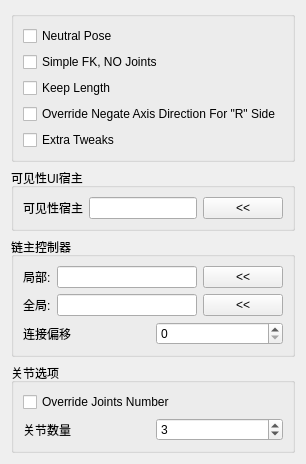
<?xml version="1.0" encoding="UTF-8"?>
<ui version="4.0">
 <class>Form</class>
 <widget class="QWidget" name="Form">
  <property name="geometry">
   <rect>
    <x>0</x>
    <y>0</y>
    <width>302</width>
    <height>426</height>
   </rect>
  </property>
  <property name="windowTitle">
   <string>表单</string>
  </property>
  <layout class="QGridLayout" name="gridLayout">
   <item row="4" column="0">
    <spacer name="verticalSpacer">
     <property name="orientation">
      <enum>Qt::Vertical</enum>
     </property>
     <property name="sizeHint" stdset="0">
      <size>
       <width>20</width>
       <height>40</height>
      </size>
     </property>
    </spacer>
   </item>
   <item row="3" column="0">
    <widget class="QGroupBox" name="groupBox_2">
     <property name="title">
      <string>关节选项</string>
     </property>
     <layout class="QGridLayout" name="gridLayout_3">
      <item row="0" column="0">
       <widget class="QCheckBox" name="overrideJntNb_checkBox">
        <property name="text">
         <string notr="true">Override Joints Number</string>
        </property>
       </widget>
      </item>
      <item row="1" column="0">
       <layout class="QHBoxLayout" name="horizontalLayout">
        <item>
         <widget class="QLabel" name="jntNb_label">
          <property name="text">
           <string>关节数量</string>
          </property>
         </widget>
        </item>
        <item>
         <widget class="QSpinBox" name="jntNb_spinBox">
          <property name="minimum">
           <number>1</number>
          </property>
          <property name="value">
           <number>3</number>
          </property>
         </widget>
        </item>
       </layout>
      </item>
     </layout>
    </widget>
   </item>
   <item row="2" column="0">
    <widget class="QGroupBox" name="groupBox_3">
     <property name="sizePolicy">
      <sizepolicy hsizetype="Minimum" vsizetype="Minimum">
       <horstretch>0</horstretch>
       <verstretch>0</verstretch>
      </sizepolicy>
     </property>
     <property name="title">
      <string>链主控制器</string>
     </property>
     <layout class="QGridLayout" name="gridLayout_4">
      <item row="1" column="0">
       <layout class="QHBoxLayout" name="horizontalLayout_4">
        <item>
         <widget class="QLabel" name="label_3">
          <property name="text">
           <string>全局:</string>
          </property>
         </widget>
        </item>
        <item>
         <widget class="QLineEdit" name="masterGlobal_lineEdit"/>
        </item>
        <item>
         <widget class="QPushButton" name="masterGlobal_pushButton">
          <property name="text">
           <string>&lt;&lt;</string>
          </property>
         </widget>
        </item>
       </layout>
      </item>
      <item row="0" column="0">
       <layout class="QHBoxLayout" name="horizontalLayout_2">
        <item>
         <widget class="QLabel" name="label">
          <property name="text">
           <string>局部:</string>
          </property>
         </widget>
        </item>
        <item>
         <widget class="QLineEdit" name="masterLocal_lineEdit"/>
        </item>
        <item>
         <widget class="QPushButton" name="masterLocal_pushButton">
          <property name="text">
           <string>&lt;&lt;</string>
          </property>
         </widget>
        </item>
       </layout>
      </item>
      <item row="2" column="0">
       <layout class="QHBoxLayout" name="horizontalLayout_5">
        <item>
         <widget class="QLabel" name="jntNb_label_2">
          <property name="text">
           <string>连接偏移</string>
          </property>
         </widget>
        </item>
        <item>
         <widget class="QSpinBox" name="cnxOffset_spinBox">
          <property name="toolTip">
           <string>&lt;html&gt;&lt;head/&gt;&lt;body&gt;&lt;p&gt;偏移主链和从链之间连接的索引值。例如，如果从链需要从主链的第二段开始旋转，则偏移值为 1。&lt;/p&gt;&lt;p&gt;&lt;span style=&quot; font-weight:600;&quot;&gt;警告&lt;/span&gt;：如果连接超出索引范围，将回退到连接主链的最新分段&lt;/p&gt;&lt;/body&gt;&lt;/html&gt;</string>
          </property>
          <property name="minimum">
           <number>0</number>
          </property>
          <property name="maximum">
           <number>9999</number>
          </property>
          <property name="value">
           <number>0</number>
          </property>
         </widget>
        </item>
       </layout>
      </item>
     </layout>
    </widget>
   </item>
   <item row="0" column="0">
    <widget class="QGroupBox" name="groupBox">
     <property name="title">
      <string/>
     </property>
     <layout class="QGridLayout" name="gridLayout_2">
      <item row="0" column="0">
       <layout class="QVBoxLayout" name="verticalLayout">
        <item>
         <widget class="QCheckBox" name="neutralPose_checkBox">
          <property name="text">
           <string notr="true">Neutral Pose</string>
          </property>
         </widget>
        </item>
        <item>
         <widget class="QCheckBox" name="simpleFK_checkBox">
          <property name="text">
           <string notr="true">Simple FK, NO Joints</string>
          </property>
         </widget>
        </item>
        <item>
         <widget class="QCheckBox" name="keepLength_checkBox">
          <property name="text">
           <string notr="true">Keep Length</string>
          </property>
         </widget>
        </item>
        <item>
         <widget class="QCheckBox" name="overrideNegate_checkBox">
          <property name="text">
           <string notr="true">Override Negate Axis Direction For &quot;R&quot; Side</string>
          </property>
         </widget>
        </item>
        <item>
         <widget class="QCheckBox" name="extraTweak_checkBox">
          <property name="text">
           <string notr="true">Extra Tweaks</string>
          </property>
         </widget>
        </item>
       </layout>
      </item>
     </layout>
    </widget>
   </item>
   <item row="1" column="0">
    <widget class="QGroupBox" name="groupBox_4">
     <property name="sizePolicy">
      <sizepolicy hsizetype="Minimum" vsizetype="Minimum">
       <horstretch>0</horstretch>
       <verstretch>0</verstretch>
      </sizepolicy>
     </property>
     <property name="title">
      <string>可见性UI宿主</string>
     </property>
     <layout class="QGridLayout" name="gridLayout_5">
      <item row="0" column="0">
       <layout class="QHBoxLayout" name="horizontalLayout_3">
        <item>
         <widget class="QLabel" name="label_2">
          <property name="text">
           <string>可见性宿主</string>
          </property>
         </widget>
        </item>
        <item>
         <widget class="QLineEdit" name="visHost_lineEdit">
          <property name="toolTip">
           <string>&lt;html&gt;&lt;head/&gt;&lt;body&gt;&lt;p&gt;在某些情况下，FK 和 IK 控制器的可见性通道控制需要与其他组件控制器通道分开。&lt;/p&gt;&lt;p&gt;如果在此处设置了宿主，将使用该宿主作为可见性通道的 UI 宿主。如果未设置，将使用常规的 UI 宿主配置。&lt;/p&gt;&lt;/body&gt;&lt;/html&gt;</string>
          </property>
         </widget>
        </item>
        <item>
         <widget class="QPushButton" name="visHost_pushButton">
          <property name="toolTip">
           <string>&lt;html&gt;&lt;head/&gt;&lt;body&gt;&lt;p&gt;在某些情况下，FK 和 IK 控制器的可见性通道控制需要与其他组件控制器通道分开。&lt;/p&gt;&lt;p&gt;如果在此处设置了宿主，将使用该宿主作为可见性通道的 UI 宿主。如果未设置，将使用常规的 UI 宿主配置。&lt;/p&gt;&lt;/body&gt;&lt;/html&gt;</string>
          </property>
          <property name="text">
           <string>&lt;&lt;</string>
          </property>
         </widget>
        </item>
       </layout>
      </item>
     </layout>
    </widget>
   </item>
  </layout>
 </widget>
 <resources/>
 <connections/>
</ui>
